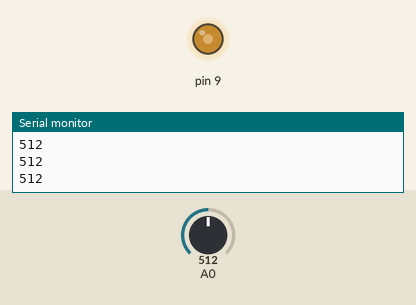
Simulated run of this sketch. Board: Arduino Uno, built with avr-gcc and run on an emulated ATmega328P. Parts: output pins drawn as LEDs (lit = HIGH), the last lines printed to the serial monitor. The test bench sets the inputs (shaded band); at power-on: A0 = 512.

Above: at 1.2 s.
1.3 s: A0 set to 716
At 2.3 s:
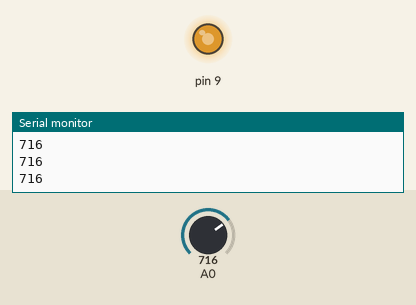
2.8 s: A0 set to 900
At 4.0 s:
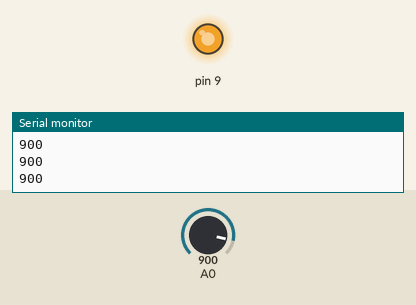
4.3 s: A0 set to 122
At 5.2 s:
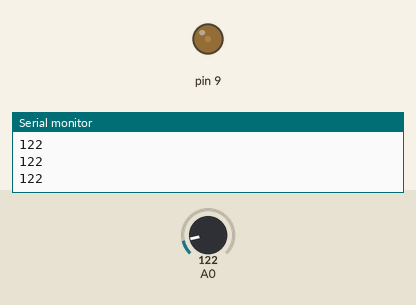
5.8 s: A0 set to 0
At 6.4 s:
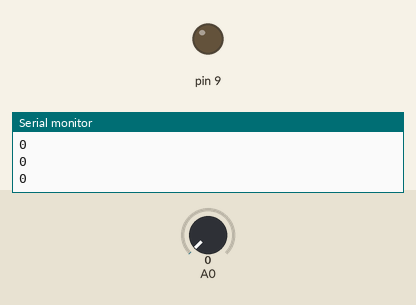
Timing chart, 0 to 8.3 s (numbered marks = the images above; inputs shaded):
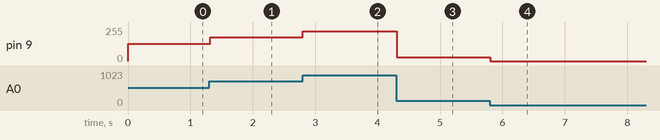

The sketch:

pot_pwm.ino
```cpp
// PWM on pin 9 follows the potentiometer on A0; prints the ADC reading.
void setup() { Serial.begin(115200); pinMode(9, OUTPUT); }
void loop() {
  int v = analogRead(A0);
  analogWrite(9, v / 4);
  Serial.println(v);
  delay(20);
}
```

Measured:
- after the input at 1.3 s, pin 9: 128/255 → 179/255 at once
- after the input at 2.8 s, pin 9: 179/255 → 225/255 at once
- after the input at 4.3 s, pin 9: 225/255 → 30/255 at once
- after the input at 5.8 s, pin 9: 30/255 → 0/255 at once
